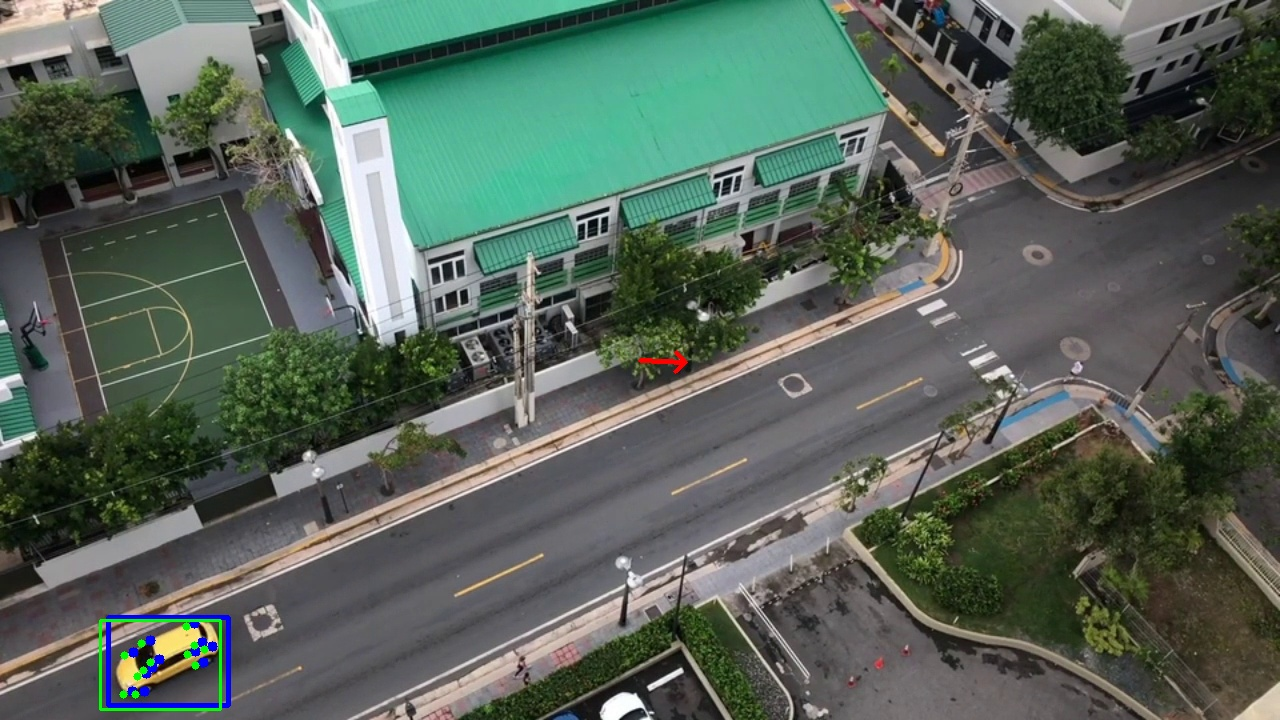
#> input picture test/Global/Car2/3_MotionEstimation.jpg, 1280 x 720 px
$ python -i contours.py   (imports and definitions only)
#> lines starting #> are read from the running program, lines starting #| are printed output that depends on the picture; after the words box and inside, x2 and y2 are one past the last pixel; in counts of white or black regions, pixels touching at a corner belong together; long printed decimals are rounded
#> further down, picture is the input picture: shape (720, 1280, 3); mean B, G, R 89.1, 99.2, 86.7
import cv2
import numpy as np
from scipy.ndimage import gaussian_filter1d

def get_major_contours(image, min_contour_area=150, closing_kernel_size=(5, 5)):
    """
    Detect and return the major contours in the input image, forcing closure on almost-closed contours.

    Args:
        image (np.ndarray): Input image (grayscale or BGR).
        min_contour_area (int): Minimum area to consider a contour as "major".
        closing_kernel_size (tuple): Kernel size for morphological closing.

    Returns:
        list: A list of major contours.
    """
#> called with min_contour_area = 150, closing_kernel_size = (5, 5)
    # Convert the image to grayscale if it's in color
    if len(image.shape) == 3:
        gray = cv2.cvtColor(image, cv2.COLOR_BGR2GRAY)
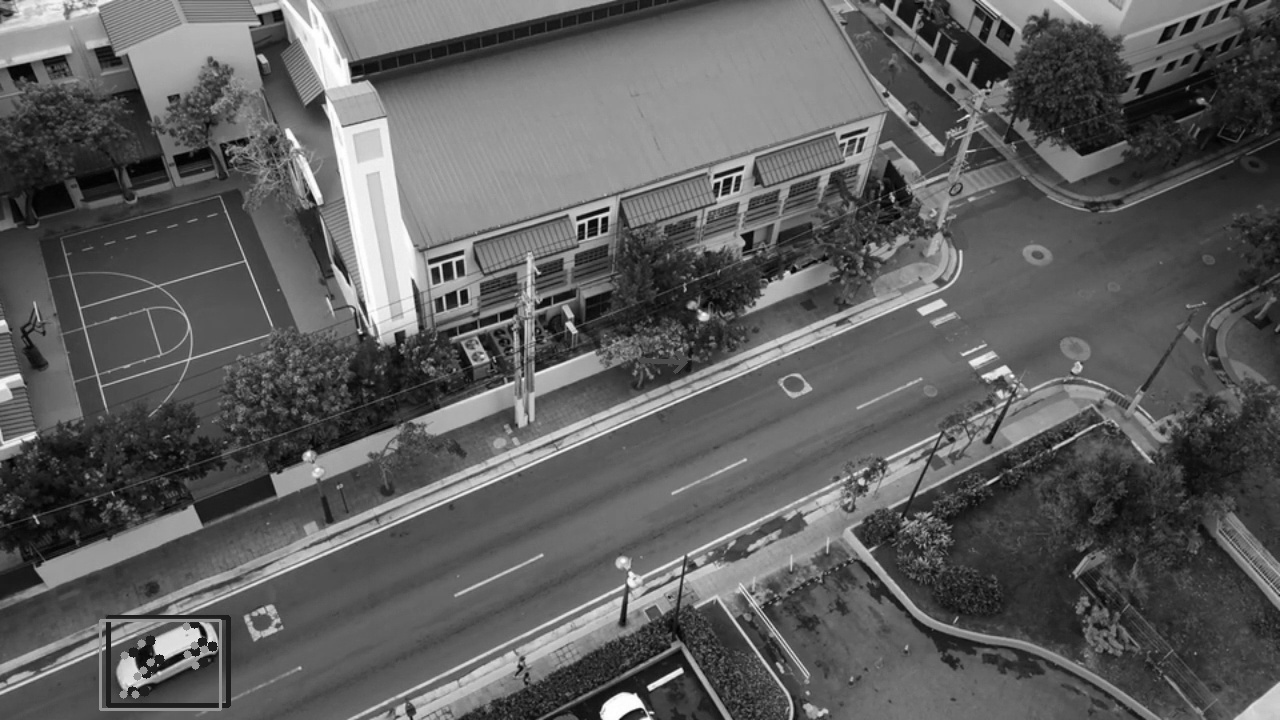
#> gray: shape (720, 1280); min 0, max 255, mean 94.3
        print("Converted image to grayscale.")
    else:
        gray = image
        print("Image is already grayscale.")

    brightness = max(100-np.mean(gray), 0)
#> brightness = 5.71
    print("Brightness adj", brightness)
#| Brightness adj 5.706

    # Apply Gaussian Blur to reduce noise
    blurred = cv2.GaussianBlur(gray, (7, 7), 0)
    print("Applied Gaussian Blur.")

    # Increase contrast
    blurred = cv2.addWeighted(blurred, 1.08, np.zeros_like(blurred), 0, brightness)
    print("Increased contrast.")

    # Perform edge detection using Canny
    edges = cv2.Canny(blurred, 50, 150)
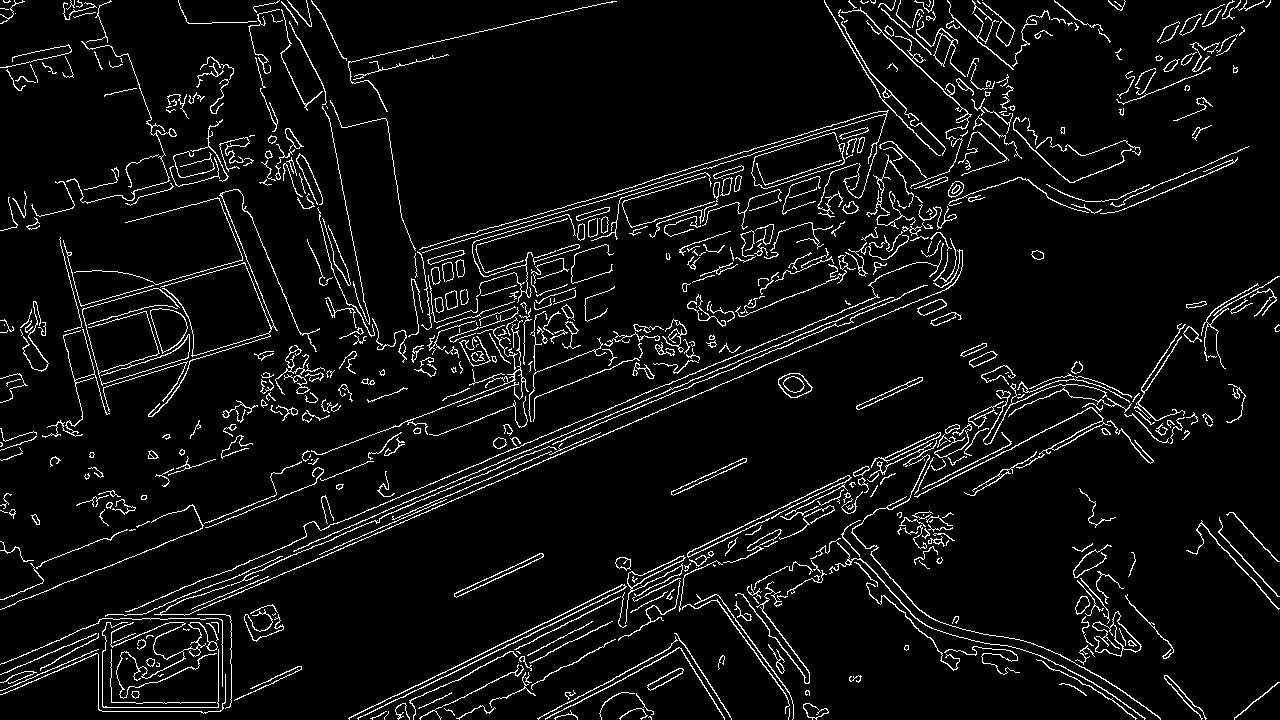
#> edges: shape (720, 1280); 5.9% white in thin lines or dots
    print("Performed Canny edge detection.")

    # Morphological closing to force contour closure
    kernel = cv2.getStructuringElement(cv2.MORPH_RECT, closing_kernel_size)
    closed_edges = cv2.morphologyEx(edges, cv2.MORPH_CLOSE, kernel)
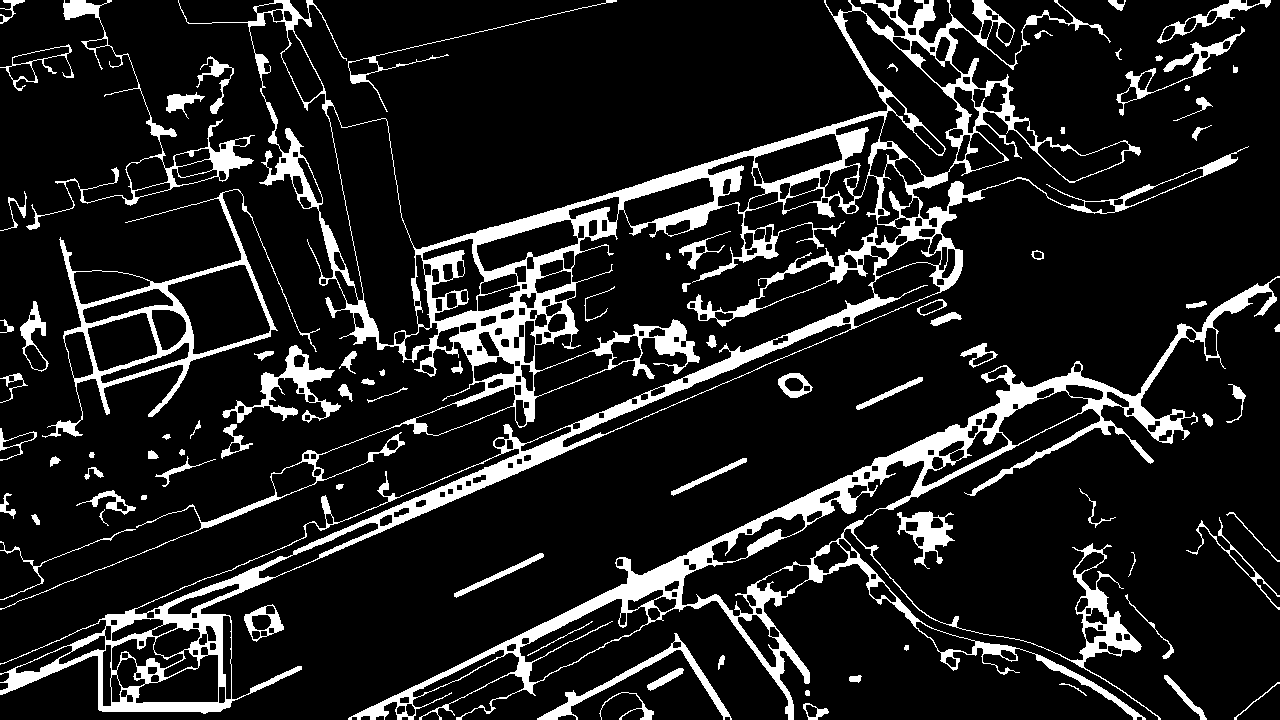
#> closed_edges: shape (720, 1280); 12.8% white; 86 white regions, largest, box (x1, y1, x2, y2) and area: (0, 0, 1249, 714) 60648, (348, 276, 1280, 720) 28358, (42, 189, 320, 438) 6075
    dilation_kernel = cv2.getStructuringElement(cv2.MORPH_RECT, (3, 3))  # Adjust kernel size for thickness
    thicker_edges = cv2.dilate(closed_edges, dilation_kernel, iterations=1)
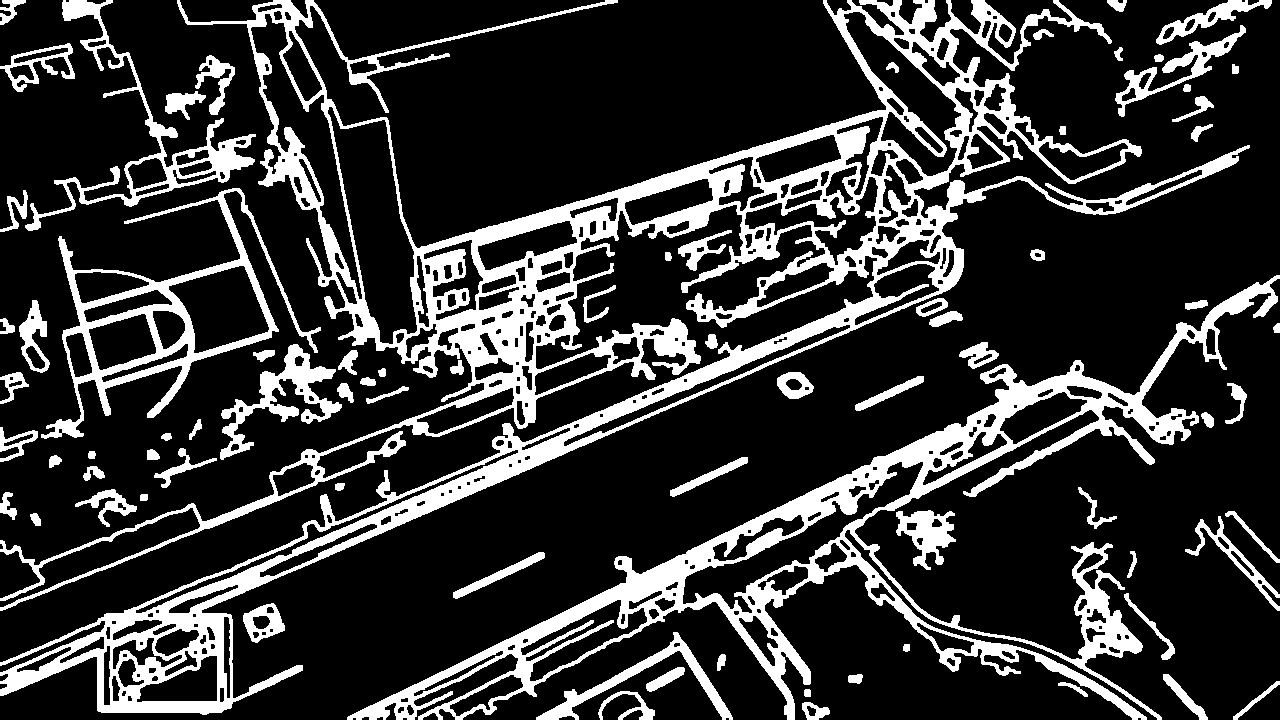
#> thicker_edges: shape (720, 1280); 20.7% white; 79 white regions
    found_edges = thicker_edges #cv2.GaussianBlur(thicker_edges, (5, 5), 0)
    print("Applied morphological closing to connect gaps in edges.")

    # Find contours
    contours, _ = cv2.findContours(found_edges, cv2.RETR_EXTERNAL, cv2.CHAIN_APPROX_SIMPLE)
#> contours = 78 contours; largest, box (x1, y1, x2, y2) and area: (0, 0, 1250, 715) 169214, (347, 275, 1280, 720) 60930, (41, 188, 321, 439) 21444, (25, 0, 256, 231) 6867, (220, 344, 342, 460) 3404
    print(f"Found {len(contours)} contours in the image.")
#| Found 78 contours in the image.

    # Filter major contours by area
    major_contours = [cnt for cnt in contours if cv2.contourArea(cnt) > min_contour_area]
#> major_contours = 43 contours; largest, box (x1, y1, x2, y2) and area: (0, 0, 1250, 715) 169214, (347, 275, 1280, 720) 60930, (41, 188, 321, 439) 21444, (25, 0, 256, 231) 6867, (220, 344, 342, 460) 3404
    print(f"Filtered {len(major_contours)} major contours (area > {min_contour_area}).")
#| Filtered 43 major contours (area > 150).

    return major_contours, found_edges  # Returning the modified edge image for debugging

# [209 lines left out: functions simplify_contours, calculate_contour_descriptors, process_contour, smooth_contour, not called in this run]

>>> import cv2
>>> picture = cv2.imread('../test/Global/Car2/3_MotionEstimation.jpg')
>>> result = get_major_contours(picture)

$ run again, on test/Global/Car2/4_Resize&Crop.jpg
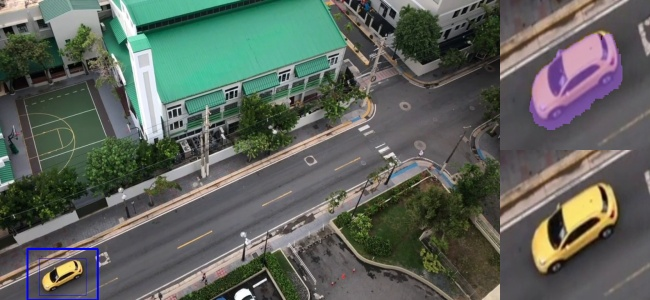
#> input picture test/Global/Car2/4_Resize&Crop.jpg, 650 x 300 px
#> picture is the input picture: shape (300, 650, 3); mean B, G, R 91.7, 99.2, 93.2
#> brightness = 3.46
#| Brightness adj 3.456
#> in get_major_contours, `edges = cv2.Canny(blurred, 50, 150)`:
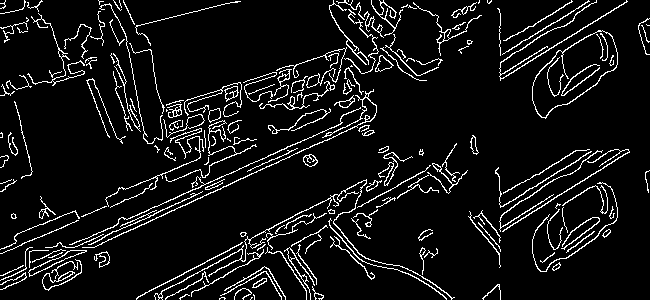
#> edges: shape (300, 650); 7.9% white in thin lines or dots
#> closed_edges: shape (300, 650); 17.1% white; 25 white regions (2 under 20 px), largest, box (x1, y1, x2, y2) and area: (0, 0, 482, 291) 17828, (136, 143, 468, 300) 6781, (497, 0, 628, 119) 2378
#> in get_major_contours, `thicker_edges = cv2.dilate(closed_edges, dilation_kernel, iterations=1)`:
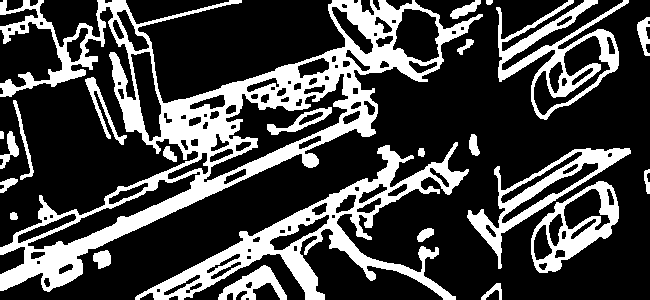
#> thicker_edges: shape (300, 650); 26.9% white; 24 white regions
#> contours = 23 contours; largest, box (x1, y1, x2, y2) and area: (0, 0, 483, 292) 41611, (135, 142, 469, 300) 11414, (496, 0, 629, 120) 6490, (467, 148, 631, 269) 4858, (531, 181, 619, 273) 4622
#| Found 23 contours in the image.
#> major_contours = 12 contours; largest, box (x1, y1, x2, y2) and area: (0, 0, 483, 292) 41611, (135, 142, 469, 300) 11414, (496, 0, 629, 120) 6490, (467, 148, 631, 269) 4858, (531, 181, 619, 273) 4622
#| Filtered 12 major contours (area > 150).
